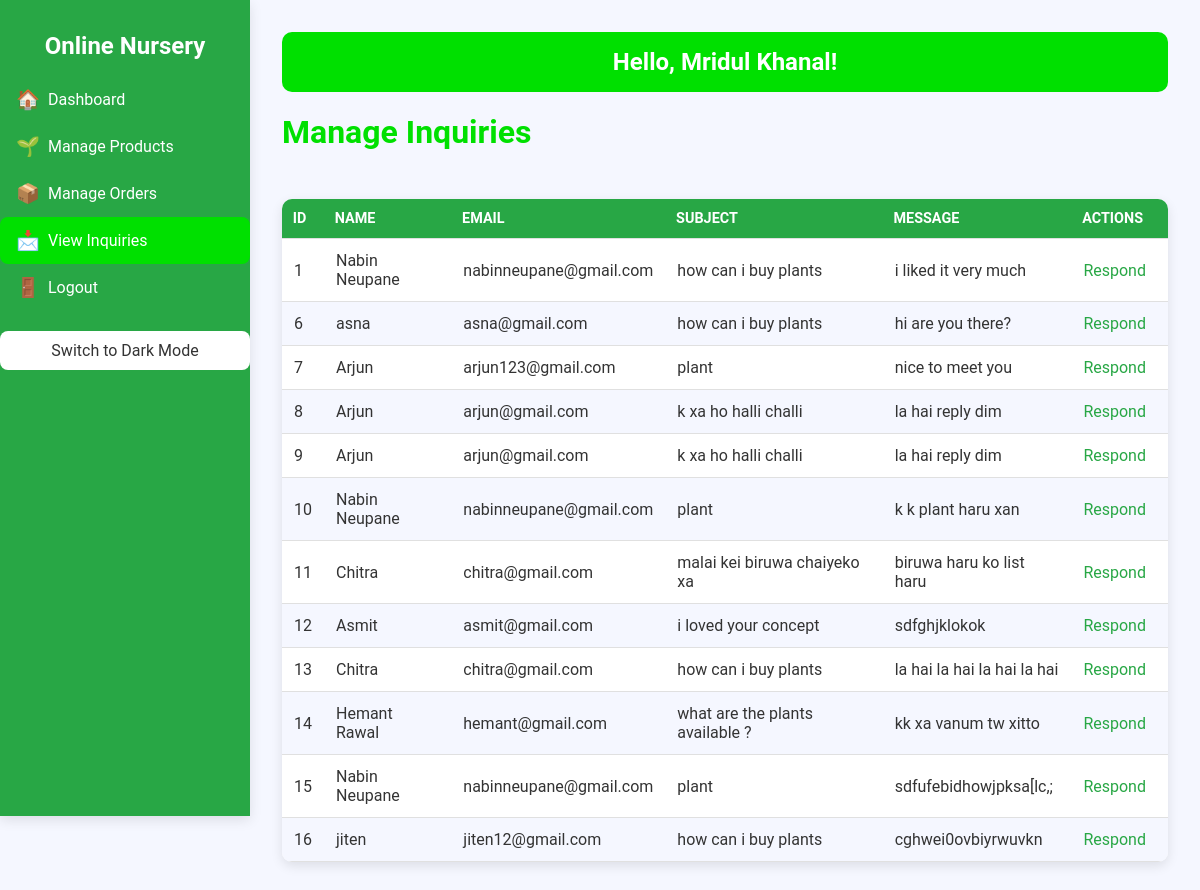
/admin/admin_inquiries.php (signed in), run on the app's committed database.
### tables this page shows
CREATE TABLE `users` (
  `id` int(11) NOT NULL AUTO_INCREMENT,
  `name` varchar(255) NOT NULL,
  `email` varchar(255) NOT NULL,
  `password` varchar(255) NOT NULL,
  `confirm_password` varchar(100) DEFAULT NULL,
  `role` enum('admin','customer') DEFAULT 'customer',
  `created_at` timestamp NOT NULL DEFAULT current_timestamp(),
  PRIMARY KEY (`id`),
  UNIQUE KEY `email` (`email`),
  UNIQUE KEY `email_2` (`email`),
  CONSTRAINT `chk_email_format` CHECK (`email` regexp '^[a-zA-Z0-9][a-zA-Z0-9._%+-]{0,62}[a-zA-Z0-9]@[a-zA-Z]+\\.[a-zA-Z]{2,63}$')
);

CREATE TABLE `inquiries` (
  `id` int(11) NOT NULL AUTO_INCREMENT,
  `name` varchar(50) NOT NULL,
  `email` varchar(100) NOT NULL,
  `subject` varchar(100) NOT NULL,
  `message` text NOT NULL,
  `date` datetime DEFAULT current_timestamp(),
  `response` text DEFAULT NULL,
  `responded_at` datetime DEFAULT NULL,
  PRIMARY KEY (`id`)
);

### admin/admin_inquiries.php (the view, shortened to what this page needs)
<?php
include '../php/db_connect.php';
$user_id = $_SESSION['user_id'];
$sql = "SELECT name FROM users WHERE id = ?";
$stmt = $conn->prepare($sql);
$stmt->bind_param("i", $user_id);
$stmt->execute();
$user = $stmt->get_result()->fetch_assoc();
$admin_name = $user['name'] ?: 'Admin';
?>
<!DOCTYPE html>
<html lang="en">
<head>
    <link rel="stylesheet" href="../css/admin.css">
</head>
<body>
    <div class="sidebar">
        <div class="sidebar-header">
            <h2>Online Nursery</h2>
        </div>
        <nav>
            <a href="admin_dashboard.php"><span class="icon">🏠</span> Dashboard</a>
            <a href="admin_products.php"><span class="icon">🌱</span> Manage Products</a>
            <a href="admin_orders.php"><span class="icon">📦</span> Manage Orders</a>
            <a href="admin_inquiries.php" class="active"><span class="icon">📩</span> View Inquiries</a>
            <a href="../php/logout.php"><span class="icon">🚪</span> Logout</a>
        </nav>
        <div class="theme-switcher">Switch Theme</div>
    </div>
    <div class="main-content">
        <div class="welcome-message">
            <h2>Hello, <?php echo htmlspecialchars($admin_name); ?>!</h2>
        </div>
        <h1>Manage Inquiries</h1>
        <table>
            <thead>
                <tr>
                    <th>ID</th>
                    <th>Name</th>
                    <th>Email</th>
                    <th>Subject</th>
                    <th>Message</th>
                    <th>Actions</th>
                </tr>
            </thead>
            <tbody>
                <?php
                $sql = "SELECT id, name, email, subject, message FROM inquiries";
                $result = $conn->query($sql);
                if ($result) {
                    if ($result->num_rows > 0) {
                        while ($row = $result->fetch_assoc()) {
                            echo "<tr>";
                            echo "<td>" . $row['id'] . "</td>";
                            echo "<td>" . htmlspecialchars($row['name']) . "</td>";
                            echo "<td>" . htmlspecialchars($row['email']) . "</td>";
                            echo "<td>" . htmlspecialchars($row['subject']) . "</td>";
                            echo "<td>" . htmlspecialchars($row['message']) . "</td>";
                            echo "<td><a href='respond_inquiry.php?id=" . $row['id'] . "'>Respond</a></td>";
                            echo "</tr>";
                        }
                    } else {
                        echo "<tr><td colspan='6'>No inquiries found.</td></tr>";
                    }
                } else {
                    echo "<tr><td colspan='6'>Error fetching inquiries: " . htmlspecialchars($conn->error) . "</td></tr>";
                    error_log("Error fetching inquiries: " . $conn->error);
                }
                ?>
            </tbody>
        </table>
    </div>
</body>
</html>

### css/admin.css (style rules this page uses)
:root { --background: #f5f7ff; --card-bg: #ffffff; --text: #333333; --sidebar-bg: #28a745; --primary: rgb(0, 224, 0); --secondary: #3e4c98; --border: #e0e0e0; --shadow: 0 4px 12px rgba(0, 0, 0, 0.1); --input-focus: #e6f7e6; --transition: all 0.3s ease; }
body { font-family: 'Roboto', Arial, sans-serif; margin: 0; padding: 0; background: var(--background); color: var(--text); display: flex; }
.sidebar { width: 250px; background: var(--sidebar-bg); color: white; height: 100vh; position: fixed; top: 0; left: 0; padding-top: 1em; box-shadow: var(--shadow); transition: width 0.3s ease; }
.sidebar-header { padding: 1em; text-align: center; }
.sidebar-header h2 { margin: 0; font-size: 1.5em; color: white; }
.sidebar nav { display: flex; flex-direction: column; }
.sidebar nav a { color: white; text-decoration: none; padding: 0.75em 1em; display: flex; align-items: center; gap: 0.5em; border-radius: 8px; transition: background 0.3s; }
.sidebar nav a:hover, .sidebar nav a.active { background: var(--primary); }
.sidebar nav a .icon { font-size: 1.2em; }
.theme-switcher { margin-top: 20px; padding: 10px; background: var(--card-bg); color: var(--text); border-radius: 8px; cursor: pointer; text-align: center; display: flex; align-items: center; justify-content: center; gap: 8px; font-size: 1em; transition: all 0.3s ease; }
.main-content { margin-left: 250px; padding: 2em; width: calc(100% - 250px); transition: margin-left 0.3s ease, width 0.3s ease; }
.welcome-message { background: var(--primary); color: white; padding: 1em; border-radius: 10px; margin-bottom: 1em; text-align: center; }
.welcome-message h2 { margin: 0; font-size: 1.5em; }
h1 { color: var(--primary); margin-bottom: 1.5em; font-size: 2em; font-weight: 600; }
table { width: 100%; border-collapse: collapse; background: var(--card-bg); border-radius: 10px; overflow: hidden; box-shadow: var(--shadow); margin-bottom: 2em; }
thead { background: #28a745; color: rgb(255, 255, 255); }
th, td { padding: 0.75em; text-align: left; border-bottom: 1px solid var(--border); }
th { font-weight: 600; text-transform: uppercase; font-size: 0.9em; }
tbody tr:nth-child(even) { background: var(--background); }
td a { color: #28a745; text-decoration: none; margin-right: 10px; }

### data on the page
users: name "Mridul Khanal"
inquiries: id "1", name "Nabin Neupane", email "nabinneupane@gmail.com", subject "how can i buy plants", message "i liked it very much"
inquiries: id "6", name "asna", email "asna@gmail.com", subject "how can i buy plants", message "hi are you there?"
inquiries: id "7", name "Arjun", email "arjun123@gmail.com", subject "plant", message "nice to meet you"
inquiries: id "8", name "Arjun", email "arjun@gmail.com", subject "k xa ho halli challi", message "la hai reply dim"
inquiries: id "9", name "Arjun", email "arjun@gmail.com", subject "k xa ho halli challi", message "la hai reply dim"
inquiries: id "10", name "Nabin Neupane", email "nabinneupane@gmail.com", subject "plant", message "k k plant haru xan"
inquiries: id "11", name "Chitra", email "chitra@gmail.com", subject "malai kei biruwa chaiyeko xa", message "biruwa haru ko list haru"
inquiries: id "12", name "Asmit", email "asmit@gmail.com", subject "i loved your concept", message "sdfghjklokok"
inquiries: id "13", name "Chitra", email "chitra@gmail.com", subject "how can i buy plants", message "la hai la hai la hai la hai"
inquiries: id "14", name "Hemant Rawal", email "hemant@gmail.com", subject "what are the plants available ?", message "kk xa vanum tw xitto"
inquiries: id "15", name "Nabin Neupane", email "nabinneupane@gmail.com", subject "plant", message "sdfufebidhowjpksa[lc,;"
inquiries: id "16", name "jiten", email "jiten12@gmail.com", subject "how can i buy plants", message "cghwei0ovbiyrwuvkn"
